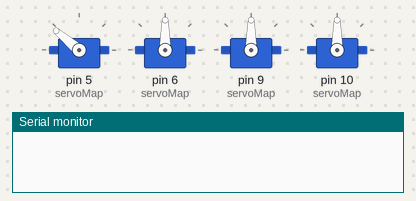
The sketch below on a simulated Arduino Uno, built with avr-gcc and run on an emulated ATmega328P. Shown: 4 × servo, the last lines printed to the serial monitor.

Above: at 2.05 s.
At 10.37 s:
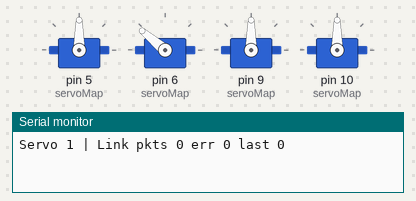
At 14.93 s:
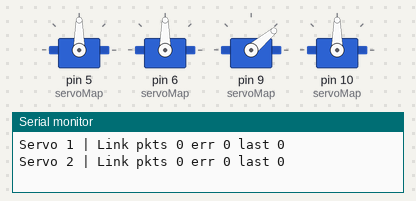
At 19.49 s:
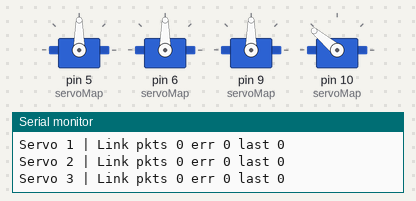
At 26.56 s:
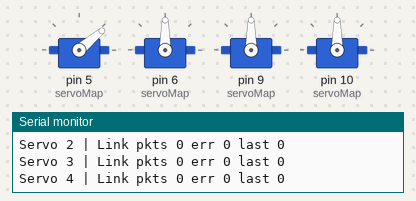
At 35.1 s:
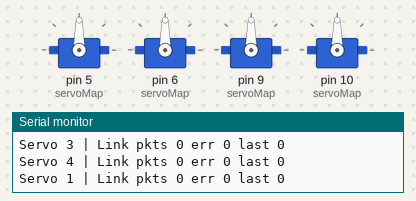
Timing chart, 0 to 40.0 s (numbered marks = the images above):
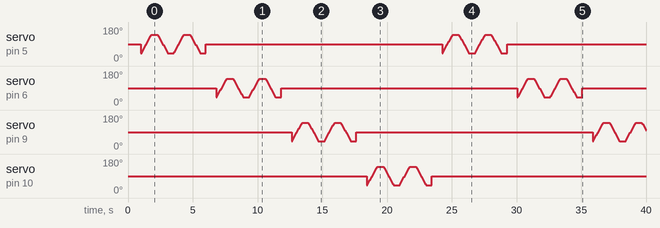

The sketch:

arduino_every2_test.ino
```cpp
/*
  Arduino Every 2 Servo Harness Test
  ----------------------------------
  Pin map (per design notes):
    - D10 -> Servo 4 (e.g., sabotage mechanism)
    - D9  -> Servo 3 (flag raiser)
    - D6  -> Servo 2 (broom support #2)
    - D5  -> Servo 1 (broom support #1)
  Test goals:
    1. Verify the buck regulator, headers, and signal routing for each servo channel.
    2. Exercise the servos sequentially so only one moves at a time, simplifying troubleshooting.
  Usage: Upload, power the PCB, and monitor Serial (115200 baud) for which servo is
  being driven. Each servo sweeps between two angles twice before the next servo runs.
*/

#include <Arduino.h>
#include <Servo.h>
#include <SoftwareSerial.h>
#include <stdio.h>

struct ServoChannel {
  uint8_t pin;
  const char *label;
  uint8_t minAngle;
  uint8_t maxAngle;
};

ServoChannel servoMap[] = {
  {5,  "Servo 1 (D5)", 40, 140},
  {6,  "Servo 2 (D6)", 40, 140},
  {9,  "Servo 3 (D9)", 40, 140},
  {10, "Servo 4 (D10)", 40, 140}
};

Servo servoObjs[sizeof(servoMap) / sizeof(servoMap[0])];
const unsigned long dwellMs = 400;
const uint8_t stepSize = 5;

const uint8_t LINK_RX_PIN = 11;  // Receives data from Arduino Every 1
const uint8_t LINK_TX_PIN = 12;  // Sends data back to Arduino Every 1
const unsigned long LINK_BAUD = 38400;
SoftwareSerial linkSerial(LINK_RX_PIN, LINK_TX_PIN);

uint8_t currentServoIndex = 0;
bool servoMotionActive = false;

char linkBuffer[40];
size_t linkIndex = 0;
uint32_t linkPackets = 0;
uint32_t linkParseErrors = 0;
uint8_t lastPingSeq = 0;

void setupLinkPort();
void serviceLink();
void handleLinkLine(const char *line);
void sendAck(uint8_t seq);
void logLinkStats();
void waitWithService(unsigned long durationMs);

void setup() {
  Serial.begin(115200);
  while (!Serial) {
    ;
  }
  setupLinkPort();

  for (size_t i = 0; i < (sizeof(servoMap) / sizeof(servoMap[0])); ++i) {
    servoObjs[i].attach(servoMap[i].pin);
    servoObjs[i].write(90);
    waitWithService(250);
  }
}

void loop() {
  for (size_t i = 0; i < (sizeof(servoMap) / sizeof(servoMap[0])); ++i) {
    exerciseServo(i);
    logLinkStats();
  }
}

void exerciseServo(size_t index) {
  Servo &servo = servoObjs[index];
  const ServoChannel &channel = servoMap[index];

  currentServoIndex = static_cast<uint8_t>(index);
  servoMotionActive = true;

  for (uint8_t repeats = 0; repeats < 2; ++repeats) {
    sweepServo(servo, channel.minAngle, channel.maxAngle);
    sweepServo(servo, channel.maxAngle, channel.minAngle);
  }

  servo.write(90);
  servoMotionActive = false;
  waitWithService(dwellMs * 2);
}

void sweepServo(Servo &servo, uint8_t start, uint8_t stop) {
  if (start < stop) {
    for (uint8_t angle = start; angle <= stop; angle += stepSize) {
      servo.write(angle);
      waitWithService(40);
    }
  } else {
    for (int angle = start; angle >= stop; angle -= stepSize) {
      servo.write(angle);
      waitWithService(40);
    }
  }
  waitWithService(dwellMs);
}

void setupLinkPort() {
  pinMode(LINK_TX_PIN, OUTPUT);
  pinMode(LINK_RX_PIN, INPUT);
  linkSerial.begin(LINK_BAUD);
  linkSerial.listen();
}

void serviceLink() {
  while (linkSerial.available()) {
    const char c = linkSerial.read();
    if (c == '\n') {
      linkBuffer[linkIndex] = '\0';
      handleLinkLine(linkBuffer);
      linkIndex = 0;
    } else {
      if (linkIndex < sizeof(linkBuffer) - 1) {
        linkBuffer[linkIndex++] = c;
      }
    }
  }
}

void handleLinkLine(const char *line) {
  uint8_t seq = 0;
  if (sscanf(line, "PING,%hhu", &seq) == 1) {
    lastPingSeq = seq;
    sendAck(seq);
    ++linkPackets;
  } else {
    ++linkParseErrors;
  }
}

void sendAck(uint8_t seq) {
  const uint8_t servoId = currentServoIndex + 1;
  const uint8_t active = servoMotionActive ? 1 : 0;
  linkSerial.print(F("ACK,"));
  linkSerial.print(seq);
  linkSerial.print(',');
  linkSerial.print(servoId);
  linkSerial.print(',');
  linkSerial.print(active);
  linkSerial.print('\n');
}

void logLinkStats() {
  Serial.print(F("Servo "));
  Serial.print(currentServoIndex + 1);
  Serial.print(F(" | Link pkts "));
  Serial.print(linkPackets);
  Serial.print(F(" err "));
  Serial.print(linkParseErrors);
  Serial.print(F(" last "));
  Serial.println(lastPingSeq);
}

void waitWithService(unsigned long durationMs) {
  const unsigned long start = millis();
  while ((millis() - start) < durationMs) {
    serviceLink();
    delay(2);
  }
}
```
